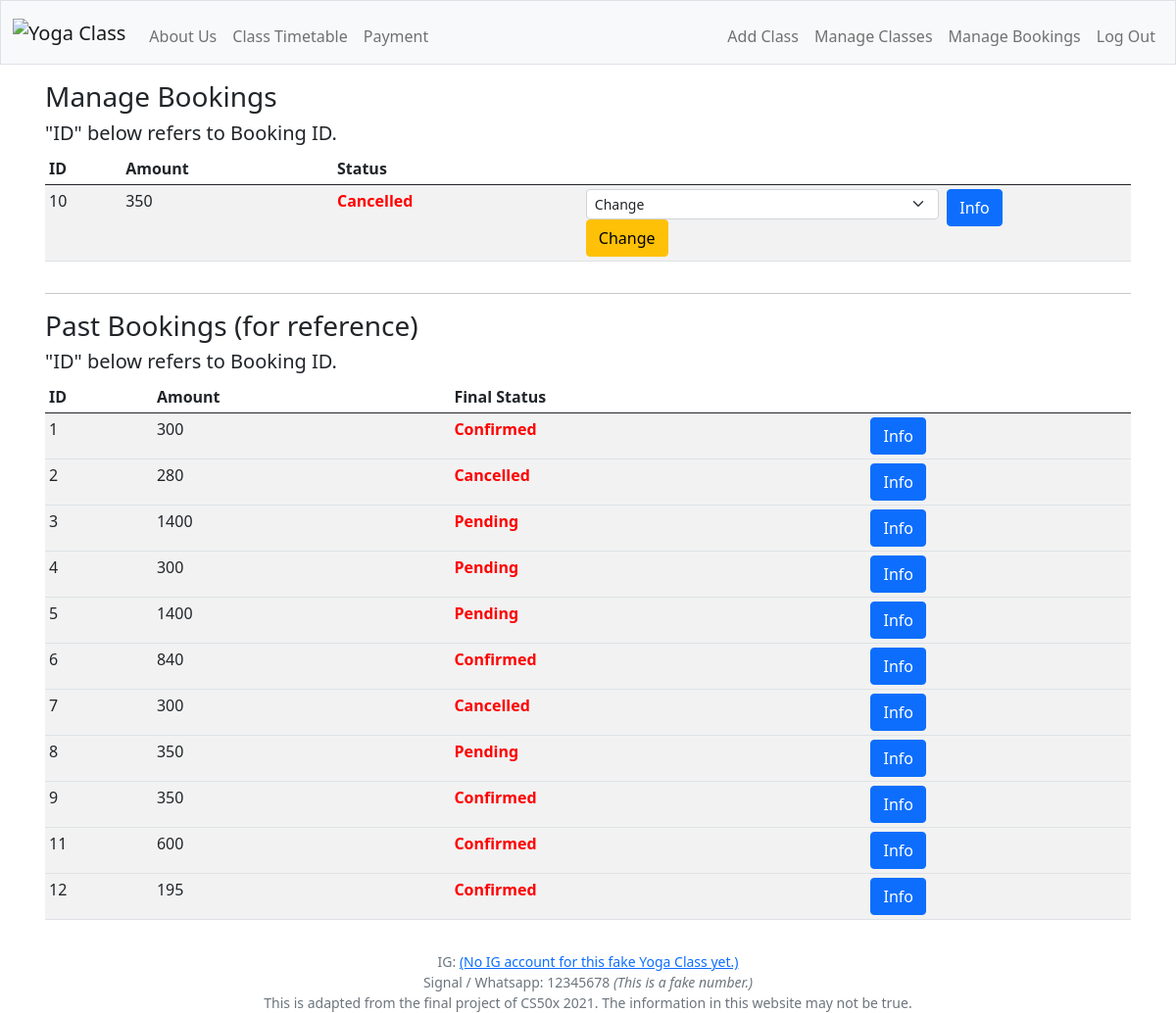
The app's page /admin/managebookings (signed in) with its own data.
### tables this page shows
CREATE TABLE bookings (booking_id INTEGER NOT NULL, user_id INTEGER NOT NULL, class_id INTEGER NOT NULL, places_booked NUMERIC, status TEXT, booking_time DATETIME NOT NULL, PRIMARY KEY(booking_id), FOREIGN KEY(user_id) REFERENCES accounts(id), FOREIGN KEY(class_id) REFERENCES timetable(id));

CREATE TABLE timetable (id INTEGER NOT NULL, date DATE NOT NULL, start_time TIME, end_time TIME, class_type TEXT NOT NULL, size NUMERIC, place_free NUMERIC, place_held NUMERIC, place_booked NUMERIC, location TEXT, price NUMERIC, remarks TEXT, PRIMARY KEY(id));

### application.py (the view, shortened to what this page needs)
@app.route("/admin/managebookings", methods=["GET", "POST"])
@login_required
def managebookings():
    if request.method == "GET":
        failed_login = None
        if session["user_id"] != 1:
            failed_login = "Please log in as administrator."
            return render_template("login.html", failed_login=failed_login)
        else:
            now = datetime.now(timezone(timedelta(hours=8)))
            today = now.strftime("%Y-%m-%d")
            past_bookings = db.execute(
                "SELECT * FROM ((bookings INNER JOIN accounts ON bookings.user_id = accounts.id) INNER JOIN timetable ON bookings.class_id = timetable.id) WHERE timetable.date < ? ORDER BY bookings.booking_id", today)
            upcoming_bookings = db.execute(
                "SELECT * FROM ((bookings INNER JOIN accounts ON bookings.user_id = accounts.id) INNER JOIN timetable ON bookings.class_id = timetable.id) WHERE timetable.date >= ? ORDER BY bookings.booking_id", today)
            return render_template("/admin/managebookings.html", past_bookings=past_bookings, upcoming_bookings=upcoming_bookings)

### application.py (called while the page is built)
def login_required(f):
    @wraps(f)
    def decorated_function(*args, **kwargs):
        if session.get("user_id") is None:
            flash("Please log in first. If you do not have any account, create one first.")
            return redirect("/login")
        return f(*args, **kwargs)
    return decorated_function

### templates/admin/managebookings.html (shortened to what this page needs)
{% extends "layout.html" %}
{% block main %}
    <h3>Manage Bookings</h3>
    <h5>"ID" below refers to Booking ID.</h5>
    <div class="table-responsive">
        <table class="table table-sm table-striped">
            <thead>
                <tr>
                    <th>ID</th>
                    <th>Amount</th>
                    <th>Status</th>
                    <th></th>
                    <th></th>
                </tr>
            </thead>
            <tbody>
            {% for booking in upcoming_bookings %}
                <tr>
                    <td>{{ booking["booking_id"] }}</td>
                    <td>{{ booking["price"] * booking["places_booked"] }}</td>
                    <td><span style="color:red"><b>{{ booking["status"] }}</b></span></td>
                    <td>
                        <form action="/admin/managebookings" method="post">
                            {% if booking["status"] == "Pending" %}
                                <select class="form-select form-select-sm" name="new_status_from_pending">
                                    <option disabled selected value>Change</option>
                                    <option value="confirmed">Confirmed</option>
                                    <option value="cancelled">Cancelled</option>
                                </select>
                            {% elif booking["status"] == "Confirmed" %}
                                <select class="form-select form-select-sm" name="new_status_from_confirmed">
                                    <option disabled selected value>Change</option>
                                    <option value="awaiting payment">Pending</option>
                                    <option value="cancelled">Cancelled</option>
                                </select>
                            {% else %}
                                <select class="form-select form-select-sm" name="new_status_from_cancelled">
                                    <option disabled selected value>Change</option>
                                </select>
                            {% endif %}
                            <button class="btn btn-warning" type="submit">Change</button>
                        </form>
                    </td>
                    <td><button class="btn btn-primary" type="button" data-bs-toggle="collapse" data-bs-target="#booking{{ booking["booking_id"] }}" aria-expanded="false" aria-controls="booking{{ booking["booking_id"] }}">Info</td>
                </tr>
            {% endfor %}
            </tbody>
        </table>
    </div>
    <hr>
    <h3>Past Bookings (for reference)</h3>
    <h5>"ID" below refers to Booking ID.</h5>
    <div class="table-responsive">
        <table class="table table-sm table-striped">
            <thead>
                <tr>
                    <th>ID</th>
                    <th>Amount</th>
                    <th>Final Status</th>
                    <th></th>
                </tr>
            </thead>
            <tbody>
            {% for booking in past_bookings %}
                <tr>
                    <td>{{ booking["booking_id"] }}</td>
                    <td>{{ booking["price"] * booking["places_booked"] }}</td>
                    <td><span style="color:red"><b>{{ booking["status"] }}</b></span></td>
                    <td><button class="btn btn-primary" type="button" data-bs-toggle="collapse" data-bs-target="#booking{{ booking["booking_id"] }}" aria-expanded="false" aria-controls="booking{{ booking["booking_id"] }}">Info</td>
                </tr>
            {% endfor %}
            </tbody>
        </table>
    </div>
{% endblock %}

### records on screen
bookings: booking_id "10", booking['price']*booking['places_booked'] "350", status "Cancelled"
bookings: booking_id "1", booking['price']*booking['places_booked'] "300", status "Confirmed"
bookings: booking_id "2", booking['price']*booking['places_booked'] "280", status "Cancelled"
bookings: booking_id "3", booking['price']*booking['places_booked'] "1400", status "Pending"
bookings: booking_id "4", booking['price']*booking['places_booked'] "300", status "Pending"
bookings: booking_id "5", booking['price']*booking['places_booked'] "1400", status "Pending"
bookings: booking_id "6", booking['price']*booking['places_booked'] "840", status "Confirmed"
bookings: booking_id "7", booking['price']*booking['places_booked'] "300", status "Cancelled"
bookings: booking_id "8", booking['price']*booking['places_booked'] "350", status "Pending"
bookings: booking_id "9", booking['price']*booking['places_booked'] "350", status "Confirmed"
bookings: booking_id "11", booking['price']*booking['places_booked'] "600", status "Confirmed"
bookings: booking_id "12", booking['price']*booking['places_booked'] "195", status "Confirmed"
